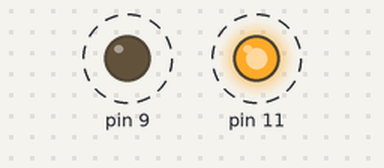
This sketch was run on a simulated Arduino Uno, built with avr-gcc and run on an emulated ATmega328P. Parts: output pins drawn as LEDs (lit = HIGH). Dashed ring = blinking.

Above: at 0.5 s.
Timing chart, 0 to 4.6 s (numbered marks = the images above):
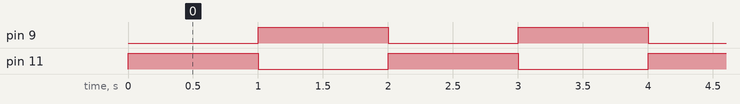

The sketch:

LDR_LED_Control.ino
```cpp
void setup() {
  pinMode(11, OUTPUT);
  pinMode(9, OUTPUT);
}

void loop() {
  digitalWrite(11, HIGH); // Green LED ON
  digitalWrite(9, LOW);   // Red LED OFF
  delay(1000);            // 1 sec delay

  digitalWrite(11, LOW);  // Green LED OFF
  digitalWrite(9, HIGH);  // Red LED ON
  delay(1000);            // 1 sec delay
}
```

Measured:
- by itself, pin 9, pin 11: alternates HIGH for 1.0 s and LOW for 1.0 s
